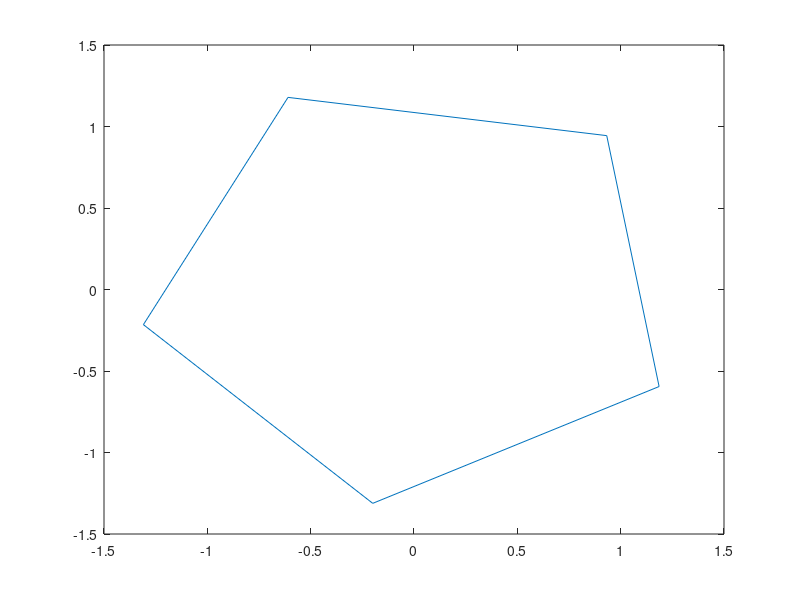

Here is the MATLAB script that generated this plot:
%UO283319 - 22/10/2020 - Pregunta 5

z = -2.82-2.9962i;

k=0:4;

r =  (abs(z))^(1/5)*exp((angle(z)+2*k*pi)*i/5)

plot([r r(1)])